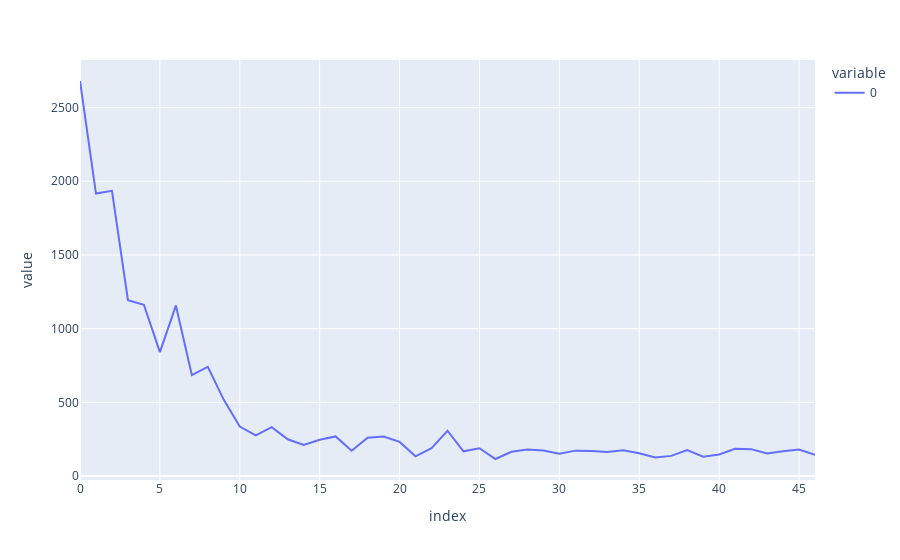

The notebook cell this image was saved under:
### Code cell
import plotly.express as px
print(losses[-5:])
px.line(losses[3:])

### Figure 1 — Plotly figure (JSON) as saved in the notebook; plotly's stock layout.template omitted (floating-point values rounded to 4 significant figures)
{"data": [{"hovertemplate": "variable=0<br>index=%{x}<br>value=%{y}<extra></extra>", "legendgroup": "0", "line": {"color": "#636efa", "dash": "solid"}, "marker": {"symbol": "circle"}, "mode": "lines", "name": "0", "orientation": "v", "showlegend": true, "type": "scatter", "x": [0, 1, 2, 3, 4, 5, 6, 7, 8, 9, 10, 11, 12, 13, 14, 15, 16, 17, 18, 19, 20, 21, 22, 23, 24, 25, 26, 27, 28, 29, 30, 31, 32, 33, 34, 35, 36, 37, 38, 39, 40, 41, 42, 43, 44, 45, 46], "xaxis": "x", "y": [2680.0, 1917.0, 1935.0, 1194.0, 1163.0, 840.7, 1157.0, 685.4, 741.8, 517.3, 336.2, 275.6, 332.2, 249.7, 210.8, 246.0, 269.2, 172.0, 260.7, 268.6, 231.9, 134.1, 189.4, 307.9, 168.3, 189.2, 116.0, 165.1, 179.9, 173.2, 151.8, 172.8, 170.3, 163.8, 174.9, 154.4, 125.9, 137.2, 176.5, 131.6, 146.3, 185.2, 182.9, 152.9, 169.3, 179.9, 143.7], "yaxis": "y"}], "layout": {"legend": {"title": {"text": "variable"}, "tracegroupgap": 0}, "margin": {"t": 60}, "xaxis": {"anchor": "y", "domain": [0, 1], "title": {"text": "index"}}, "yaxis": {"anchor": "x", "domain": [0, 1], "title": {"text": "value"}}}}
